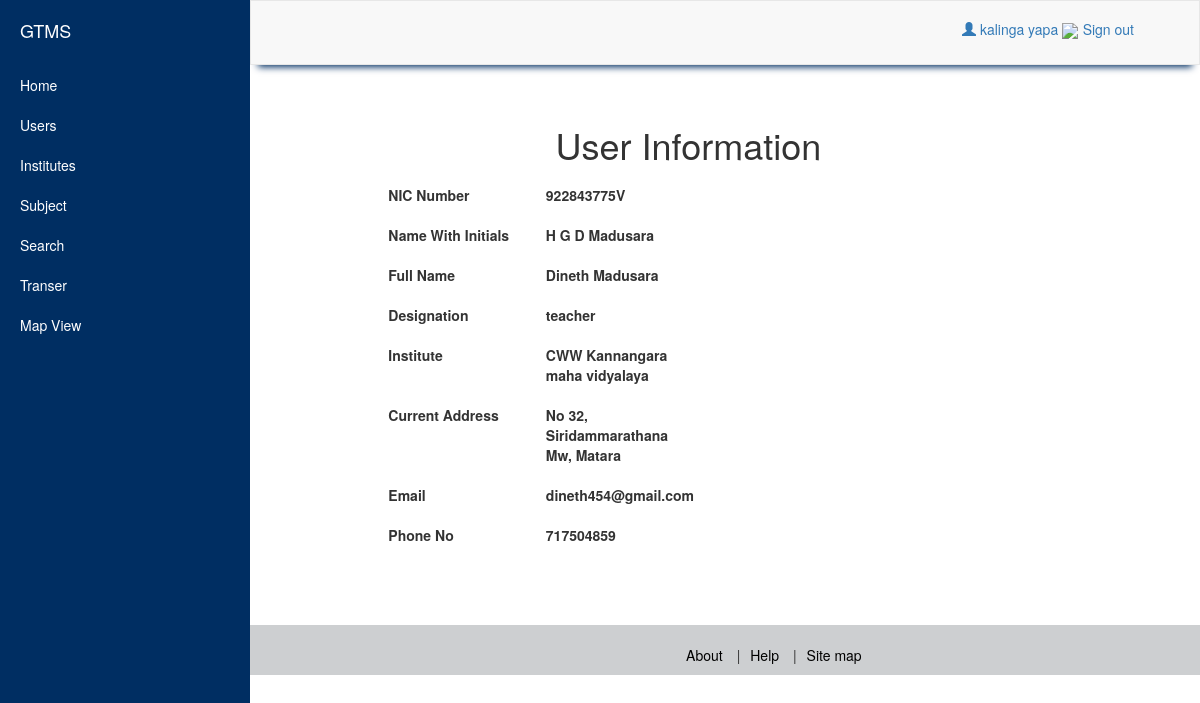
The page /interfaces/searchResult.php?rslt_ID=922843775V (signed in) on the database its author committed.
### tables this page shows
CREATE TABLE IF NOT EXISTS `employee` (
  `nic` varchar(12) NOT NULL,
  `instituteID` int(11) NOT NULL,
  `province_OfficeID` int(2) DEFAULT NULL,
  `zonalOffics_ID` int(2) DEFAULT NULL,
  `SchoolID` int(2) DEFAULT NULL,
  `roleType` int(11) NOT NULL,
  `designationTypeID` int(11) NOT NULL,
  `nameWithInitials` varchar(100) DEFAULT NULL,
  `fullName` varchar(200) DEFAULT NULL,
  `employeementID` varchar(45) DEFAULT NULL,
  `email` varchar(60) DEFAULT NULL,
  `currentAddress` varchar(200) DEFAULT NULL,
  `gender` varchar(10) DEFAULT NULL,
  `marrigeState` varchar(10) DEFAULT NULL,
  `mobileNum` int(10) DEFAULT NULL,
  PRIMARY KEY (`nic`),
  KEY `employee_instituteID_idx` (`instituteID`),
  KEY `employee_roleTypeID_idx` (`roleType`),
  KEY `employee_designationTypeID_idx` (`designationTypeID`)
);

CREATE TABLE IF NOT EXISTS `designation` (
  `designationTypeID` int(11) NOT NULL AUTO_INCREMENT,
  `designation` varchar(100) DEFAULT NULL,
  PRIMARY KEY (`designationTypeID`)
);

CREATE TABLE IF NOT EXISTS `school` (
  `schoolID` int(11) NOT NULL AUTO_INCREMENT,
  `schoolName` varchar(150) NOT NULL DEFAULT '0',
  `instituteID` int(11) NOT NULL,
  `provinceOfficeID` int(11) NOT NULL,
  `zonalOfficeID` int(11) NOT NULL,
  `schoolTypeID` int(11) NOT NULL,
  `numOfStudents` int(11) DEFAULT NULL,
  `lat` float DEFAULT NULL,
  `lng` float DEFAULT NULL,
  PRIMARY KEY (`schoolID`),
  KEY `schoolInstituteID_idx` (`instituteID`),
  KEY `school_schooltypeID_idx` (`schoolTypeID`),
  KEY `school_zonalID_idx` (`zonalOfficeID`),
  KEY `school_provinceID_idx` (`provinceOfficeID`)
);

### interfaces/searchResult.php (the view, shortened to what this page needs)
<?php
$con = new DBCon();
$conn = $con->connection();
$nameWithInitials = $fullName = $email = $currentAddress = $gender = $mobileNum = $instituteName = $designationName = "";
$rcvd_nic = $_GET['rslt_ID'];
$query = "SELECT * FROM employee WHERE nic = '" . $rcvd_nic . "' LIMIT 1 ";
$result = mysqli_query($conn, $query);
if (mysqli_num_rows($result) == 1) {
            while ($row = mysqli_fetch_assoc($result)) {
                $instituteID = $row["instituteID"];
                $designationTypeID = $row["designationTypeID"];
                $nameWithInitials = $row["nameWithInitials"];
                $fullName = $row["fullName"];
                $email = $row["email"];
                $currentAddress = $row["currentAddress"];
                $mobileNum = $row["mobileNum"];
            }
            $query2 = "SELECT * FROM province_office WHERE instituteID = '" . $instituteID . "' LIMIT 1 ";
            $result2 = mysqli_query($conn, $query2);
            $query3 = "SELECT * FROM zonal_office WHERE instituteID = '" . $instituteID . "' LIMIT 1 ";
            $result3 = mysqli_query($conn, $query3);
            $query4 = "SELECT * FROM school WHERE instituteID = '" . $instituteID . "' LIMIT 1 ";
            $result4 = mysqli_query($conn, $query4);
            if (mysqli_num_rows($result2) == 1) {
            	while ($row = mysqli_fetch_assoc($result2)) {
            		$instituteName = $row["province"];
            	}
            }
            else if(mysqli_num_rows($result3) == 1){
            	while ($row = mysqli_fetch_assoc($result3)) {
            		$instituteName = $row["zonalName"];
            	}
            }
            else if(mysqli_num_rows($result4) == 1){
            	while ($row = mysqli_fetch_assoc($result4)) {
            		$instituteName = $row["schoolName"];
            	}
            }
            else{
            	$instituteName = "Ministry of Education";
            }
            $query5 = "SELECT * FROM designation WHERE designationTypeID = '" . $designationTypeID . "' LIMIT 1 ";
            $result5 = mysqli_query($conn, $query5);
            if (mysqli_num_rows($result5) == 1) {
            	while ($row = mysqli_fetch_assoc($result5)) {
            		$designationName = $row["designation"];
            	}
            }
}
 ?>
<!DOCTYPE html>
<html lang="en">
    <head>
        <link href="../assets/css/bootstrap.min.css" rel="stylesheet">
        <link href="../assets/css/simple-sidebar.css" rel="stylesheet">
        <link href="../assets/css/home.css" rel="stylesheet">
        <link href="../assets/css/smallbox.css" rel="stylesheet">
        <link href="../assets/css/footer.css" rel="stylesheet">
        <link href="../assets/css/navbar_styles.css" rel="stylesheet">
    </head>
    <body>
        <div id="wrapper" >
            <?php include 'sideBarAdmin.php' ?>
            <?php include 'navigationBar.php' ?>
            <div id="page-content-wrapper" style="min-height: 540px;">
                <div class="container-fluid">
                    <div class="col-lg-9 col-lg-offset-1">
                        <div align="center" style="padding-bottom:10px;">
                            <h1>User Information</h1>
                        </div>
                            <div class="row">
                                <div class="form-group col-lg-12 col-md-12 col-sm-12">
                                    <div class="row">
                                        <div class="form-group col-lg-12 col-md-12 col-sm-12">
                                            <label  for="nic" class="control-label col-xs-6 col-sm-3 col-md-3 col-lg-3" style="display: inline-block; text-align: left;">NIC Number </label>
                                            <div class="col-xs-6 col-sm-3 col-md-3 col-lg-3">
                                            <label><?php echo $rcvd_nic; ?></label>
                                            </div>
                                        </div>
                                    </div>
                                    <div class="row">
                                        <div class="form-group col-lg-12 col-md-12 col-sm-12">
                                            <label  for="nic" class="control-label col-xs-6 col-sm-3 col-md-3 col-lg-3" style="display: inline-block; text-align: left;">Name With Initials </label>
                                            <div class="col-xs-6 col-sm-3 col-md-3 col-lg-3">
                                            	<label><?php echo $nameWithInitials; ?></label>
                                            </div>
                                        </div>
                                    </div>
                                    <div class="row">
                                        <div class="form-group col-lg-12 col-md-12 col-sm-12">
                                            <label  for="nic" class="control-label col-xs-6 col-sm-3 col-md-3 col-lg-3" style="display: inline-block; text-align: left;">Full Name</label>
                                            <div class="col-xs-6 col-sm-3 col-md-3 col-lg-3">
                                            	<label><?php echo $fullName; ?></label>
                                            </div>
                                        </div>
                                    </div>
                                    <div class="row">
                                        <div class="form-group col-lg-12 col-md-12 col-sm-12">
                                            <label  for="nic" class="control-label col-xs-6 col-sm-3 col-md-3 col-lg-3" style="display: inline-block; text-align: left;">Designation </label>
                                            <div class="col-xs-6 col-sm-3 col-md-3 col-lg-3">
                                            	<label><?php echo $designationName; ?></label>
                                            </div>
                                        </div>
                                    </div>
                                    <div class="row">
                                        <div class="form-group col-lg-12 col-md-12 col-sm-12">
                                            <label  for="nic" class="control-label col-xs-6 col-sm-3 col-md-3 col-lg-3" style="display: inline-block; text-align: left;">Institute </label>
                                            <div class="col-xs-6 col-sm-3 col-md-3 col-lg-3">
                                            	<label><?php echo $instituteName; ?></label>
                                            </div>
                                        </div>
                                    </div>
                                    <div class="row">
                                        <div class="form-group col-lg-12 col-md-12 col-sm-12">
                                            <label  for="nic" class="control-label col-xs-6 col-sm-3 col-md-3 col-lg-3" style="display: inline-block; text-align: left;">Current Address</label>
                                            <div class="col-xs-6 col-sm-3 col-md-3 col-lg-3">
                                            	<label><?php echo $currentAddress; ?></label>
                                            </div>
                                        </div>
                                    </div>
                                    <div class="row">
                                        <div class="form-group col-lg-12 col-md-12 col-sm-12">
                                            <label  for="nic" class="control-label col-xs-6 col-sm-3 col-md-3 col-lg-3" style="display: inline-block; text-align: left;">Email</label>
                                            <div class="col-xs-6 col-sm-3 col-md-3 col-lg-3">
                                            	<label><?php echo $email; ?></label>
                                            </div>
                                        </div>
                                    </div>
                                    <div class="row">
                                        <div class="form-group col-lg-12 col-md-12 col-sm-12">
                                            <label  for="nic" class="control-label col-xs-6 col-sm-3 col-md-3 col-lg-3" style="display: inline-block; text-align: left;">Phone No </label>
                                            <div class="col-xs-6 col-sm-3 col-md-3 col-lg-3">
                                            	<label><?php echo $mobileNum; ?></label>
                                            </div>
                                        </div>
                                    </div>
                                </div>
                            </div>
                    </div>
                </div>
            </div>
            <?php include 'footer.php' ?>
        </div>
    </body>
</html>

### interfaces/sideBarAdmin.php (shortened to what this page needs)
<div id="sidebar-wrapper" style="">
    <ul class="sidebar-nav">
        <li class="sidebar-brand">
            <a href="#" style="height: 80px;">
                GTMS
            </a>
        </li>
        <li>
            <a class="slide_font" href="interface_0.1.php">Home</a>
        </li>
        <li>
            <a  data-toggle="collapse" class="slide_font" href="#collapse1">Users</a>
        </li>
        <li>
            <a class="slide_font" data-toggle="collapse" href="#collapse2">Institutes</a>
        </li>
        <li>
            <a class="slide_font" data-toggle="collapse" href="#collapse6">Subject</a>
        </li>
       <li>
            <a class="slide_font" data-toggle="collapse" href="#collapse7">Search</a>
        </li>
        <li>
            <a class="slide_font" data-toggle="collapse" href="#collapse8">Transer</a>
        </li>
        <li>
            <a href="mapview.php" class="ajax_load slide_font">Map View</a>
        </li>
    </ul>
</div>

### interfaces/navigationBar.php (shortened to what this page needs)
        <link href="../assets/css/notification.css" rel="stylesheet">
<nav class="navbar navbar-default" style="height: 65px; border-radius:0px;">
    <div class="col-md-3 pull-right" style="margin-top: 18px;padding-left: 0px;">
        <a href="viewProfile.php" >
            <span class="glyphicon glyphicon-user"></span> <?php echo $_SESSION["fullName"] ?>
        </a>
       <span id="notification_li">
            <a href="#" id="notificationLink">
                <img src="../images/letter.png" style="width: 27px;"/>
            </a>
        </span>
        <div class="pull-right" style="padding-right:50px;">
            <a href="../classes/signout.php">Sign out</a>
        </div>
    </div>
</nav>

### interfaces/footer.php (shortened to what this page needs)
<footer>
    <div class="footer footer_col">
        <div class="col-md-6 col-md-offset-2">
            <ul class="footer-nav">
                <li><a href="AboutUs.aspx">About</a></li>
                <li><a href="Help.aspx">Help</a></li>
                <li><a href="AdminSitemap.aspx">Site map</a></li>
            </ul>
        </div>
        <div class="col-md-2 col-md-offset-2">
        </div>
    </div>
</footer>

### assets/css/simple-sidebar.css (style rules this page uses)
#wrapper { padding-left: 0; -webkit-transition: all 0.5s ease; -moz-transition: all 0.5s ease; -o-transition: all 0.5s ease; transition: all 0.5s ease; }
#sidebar-wrapper { z-index: 1000; position: fixed; left: 250px; width: 0; height: 100%; margin-left: -250px; overflow-y: auto; background: #002E62; -webkit-transition: all 0.5s ease; -moz-transition: all 0.5s ease; -o-transition: all 0.5s ease; transition: all 0.5s ease; }
#page-content-wrapper { width: 100%; position: absolute; padding: 15px; }
.sidebar-nav { position: absolute; top: 0; width: 250px; margin: 0; padding: 0; list-style: none; }
.sidebar-nav li { text-indent: 20px; line-height: 40px; }
.sidebar-nav li a { display: block; text-decoration: none; color: #FFF; }
.sidebar-nav > .sidebar-brand { height: 65px; font-size: 18px; line-height: 60px; }
.sidebar-nav > .sidebar-brand a { color: #999999; }
@media (min-width:768px) { #wrapper { padding-left: 250px; } }
@media (min-width:768px) { #sidebar-wrapper { width: 250px; } }
@media (min-width:768px) { #page-content-wrapper { padding: 20px; position: relative; } }

### assets/css/footer.css (style rules this page uses)
.footer { right: 0; bottom: 0; left: 0; height: 50px; padding: 2rem; background-color: #2286EA; text-align: center; }
.footer-nav { text-align: end; list-style: none; }
.footer-nav li { display: inline; }
.footer-nav li:not(:first-child):before { content: '|'; padding: 0px 10px; }
.footer-nav a { color:#000000; }

### assets/css/navbar_styles.css (style rules this page uses)
.navbar { -webkit-box-shadow: 0 10px 7px -8px #002E62; -moz-box-shadow: 0 10px 7px -8px #002E62; box-shadow: 0 10px 7px -8px #002E62; }

### assets/css/notification.css (style rules this page uses)
#notification_li { position: relative; }

### interfaces/footer.php (style rules this page uses)
.footer_col { background: #CDCFD1; }

### rows shown on the page
employee: nameWithInitials "H G D Madusara", fullName "Dineth Madusara", currentAddress "No 32, Siridammarathana Mw, Matara", email "dineth454@gmail.com", mobileNum "717504859"
designation: designation "teacher"
school: schoolName "CWW Kannangara maha vidyalaya"

### other values the page prints
$_SESSION["fullName"] "kalinga yapa"
$rcvd_nic "922843775V"
